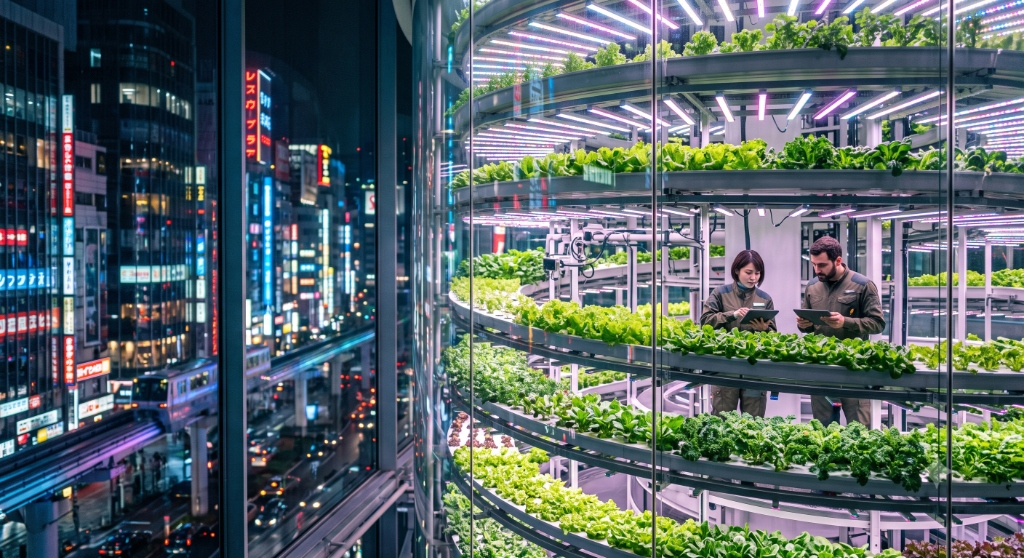
#> input picture dataset/ai_exhibits/gemini_generated_vertical_farm.jpg, 1024 x 558 px
$ python -i aigc_features.py   (imports and definitions only)   (older library calls are emulated)
#> lines starting #> are read from the running program, lines starting #| are printed output that depends on the picture
#> further down, picture is the input picture: PIL image 1024x558 RGB; mean R, G, B 88.2, 101.6, 103.9
"""
Forgify · AIGC Feature Extraction
=================================
Shared feature extraction pipeline for Generative-AI image detection.
Extracts frequency, spatial noise, and chromatic signatures that distinguish
synthetic generative decoders (diffusion/GAN) from physical optical sensors.
"""

from __future__ import annotations

import math
from typing import Any
import numpy as np

try:
    import cv2
except ImportError:  # pragma: no cover
    cv2 = None

from PIL import Image

FEATURE_NAMES: tuple[str, ...] = (
    "spectral_peak",
    "rolloff",
    "high_freq_energy",
    "noise_variance",
    "rg_diff",
    "rb_diff",
    "gb_diff",
    "autocorr_lag2",
    "autocorr_lag4",
    "pseudo_text_ratio",
    "corr_rb",
    "corr_rg",
    "lap_kurtosis",
)


def to_gray(image: np.ndarray) -> np.ndarray:
    """Convert an image array (BGR or RGB) to 2D grayscale."""
    if image.ndim == 2:
        return image
    if cv2 is not None:
        return cv2.cvtColor(image, cv2.COLOR_BGR2GRAY)
    return np.mean(image[:, :, :3], axis=2).astype(np.uint8)


def extract_aigc_features(
    image: np.ndarray | Image.Image,
    ocr: Any = None,
) -> dict[str, float]:
    """Extract numerical feature dict for an input image."""
    if isinstance(image, Image.Image):
        image = np.array(image.convert("RGB"))
        if cv2 is not None:
            image = cv2.cvtColor(image, cv2.COLOR_RGB2BGR)

    if not isinstance(image, np.ndarray) or image.size == 0:
        return {name: 0.0 for name in FEATURE_NAMES}

    # Normalize to 3-channel if grayscale
    if image.ndim == 2:
        image = np.stack([image, image, image], axis=2)

    gray = to_gray(image).astype(np.float32)
    if cv2 is not None:
        gray = cv2.resize(gray, (512, 512), interpolation=cv2.INTER_AREA)
#> gray: shape (512, 512) float32
    else:
        gray = gray[:512, :512]

    # 1. 2-D FFT spectral analysis
    spectrum = np.log1p(np.abs(np.fft.fftshift(np.fft.fft2(gray))))
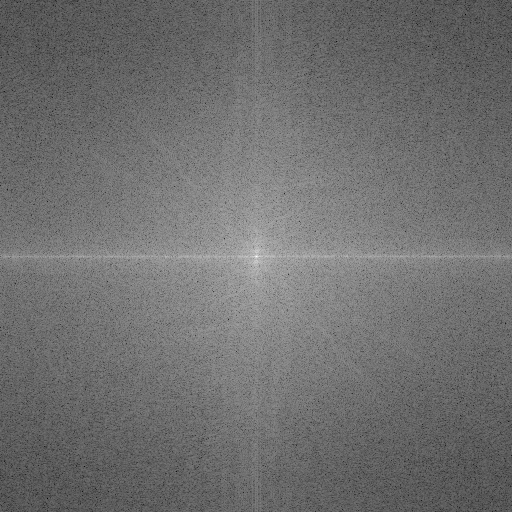
#> spectrum: shape (512, 512) float64; min 1.86, max 17.06, mean 8.51; drawn with min black and max white
    h, w = spectrum.shape
#> h = 512; w = 512
    centre = np.array([h // 2, w // 2])
#> centre = [256, 256]
    yy, xx = np.ogrid[:h, :w]
#> yy = 512 values from 0 to 511
    radius = np.sqrt((yy - centre[0]) ** 2 + (xx - centre[1]) ** 2)
    max_radius = radius.max() if radius.max() > 0 else 1.0
#> max_radius = 362

    outer_mask = radius > max_radius * 0.55
    mid_mask = (radius > max_radius * 0.25) & (radius <= max_radius * 0.55)

    outer = spectrum[outer_mask]
    mid = spectrum[mid_mask]

    spectral_peak = float(outer.max() - np.median(outer)) if outer.size else 0.0
#> spectral_peak = 3.77
    rolloff = float(np.median(mid) - np.median(outer)) if (mid.size and outer.size) else 0.0
#> rolloff = 1.23
    high_freq_energy = float(np.mean(outer)) if outer.size else 0.0
#> high_freq_energy = 7.79

    # 2. Laplacian noise / spatial texture
    if cv2 is not None:
        lap = cv2.Laplacian(gray, cv2.CV_32F)
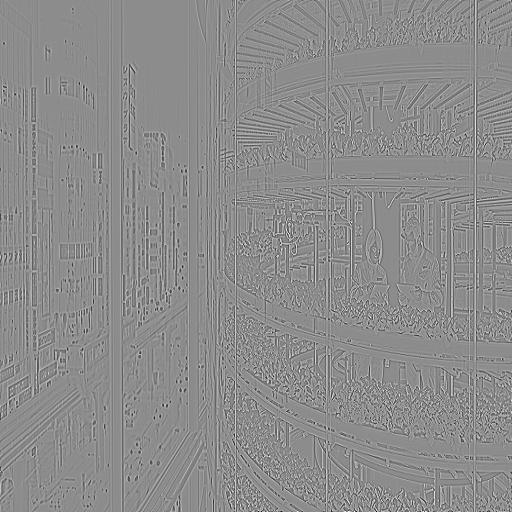
#> lap: shape (512, 512) float32; min -402.9, max 327.7, mean 0; drawn with min black and max white
        noise_variance = float(lap.var())
#> noise_variance = 2799.3
        lap_std = float(lap.std())
#> lap_std = 52.91
        lap_kurtosis = float(np.mean(((lap - float(lap.mean())) / (lap_std + 1e-6)) ** 4)) if lap_std > 1e-4 else 0.0
#> lap_kurtosis = 5.57
    else:
        diff_y = np.diff(gray, axis=0)
        noise_variance = float(np.var(diff_y))
        diff_std = float(np.std(diff_y))
        lap_kurtosis = float(np.mean(((diff_y - float(np.mean(diff_y))) / (diff_std + 1e-6)) ** 4)) if diff_std > 1e-4 else 0.0

    # 3. Chromatic / inter-channel residual covariance & cross-channel correlation
    img_float = image.astype(np.float32)
    b, g, r = img_float[:, :, 0], img_float[:, :, 1], img_float[:, :, 2]
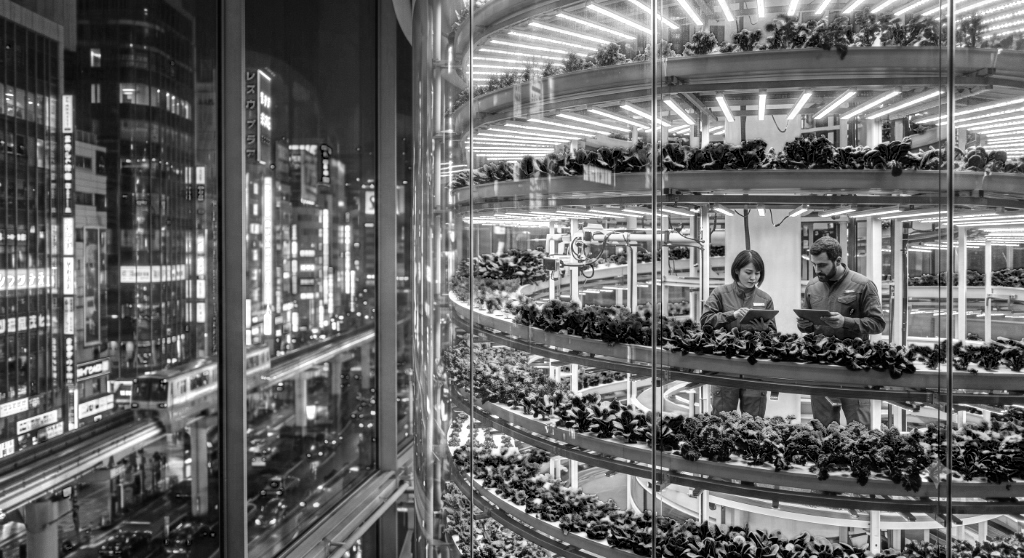
#> b: shape (558, 1024) float32; min 0, max 255, mean 103.9
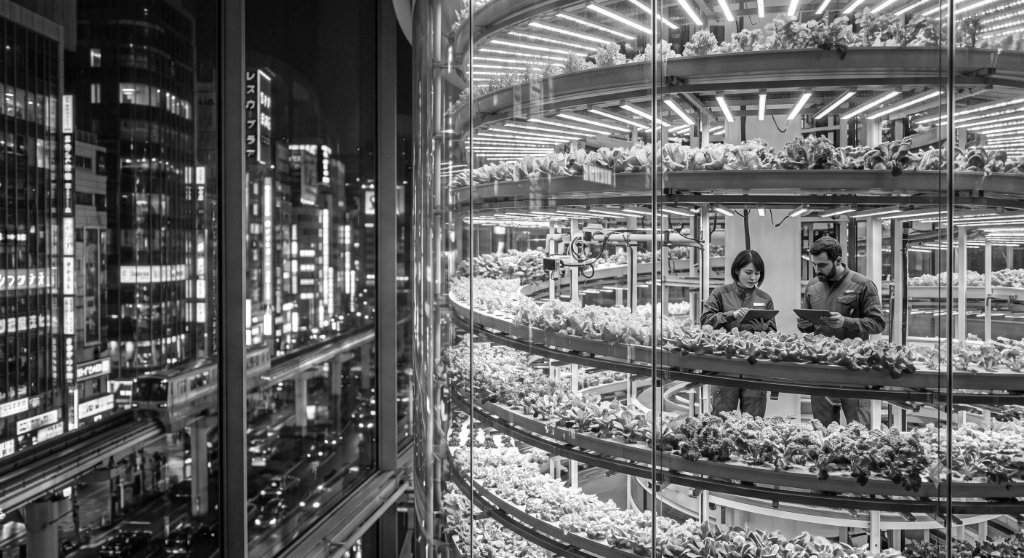
#> g: shape (558, 1024) float32; min 0, max 255, mean 101.6
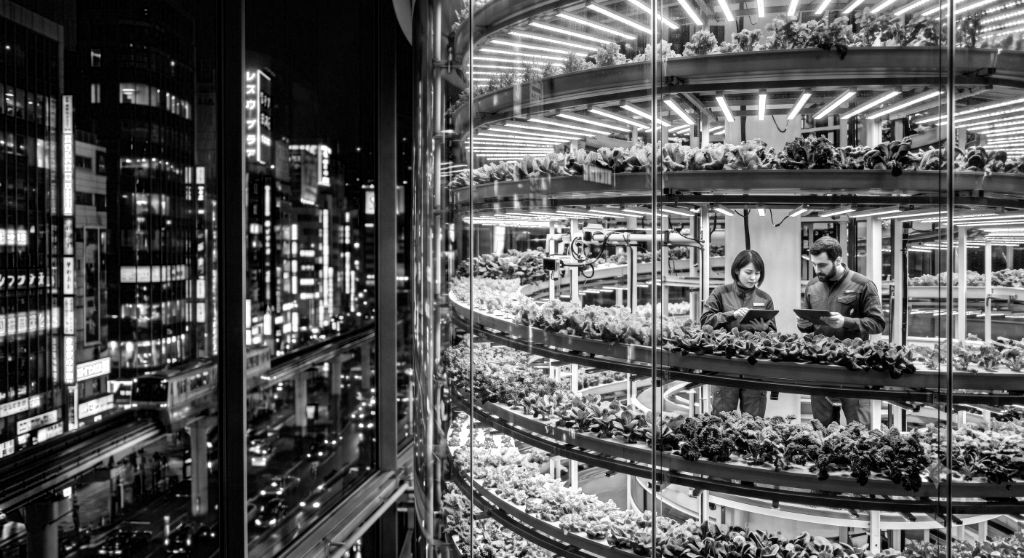
#> r: shape (558, 1024) float32; min 0, max 255, mean 88.2
    rg_diff = float(np.std(r - g))
#> rg_diff = 26.46
    rb_diff = float(np.std(r - b))
#> rb_diff = 42.97
    gb_diff = float(np.std(g - b))
#> gb_diff = 40.23
    try:
        corr_rb = float(np.corrcoef(r.ravel(), b.ravel())[0, 1])
#> corr_rb = 0.802
        corr_rg = float(np.corrcoef(r.ravel(), g.ravel())[0, 1])
#> corr_rg = 0.931
    except Exception:
        corr_rb, corr_rg = 1.0, 1.0
    if not math.isfinite(corr_rb):
        corr_rb = 1.0
    if not math.isfinite(corr_rg):
        corr_rg = 1.0

    # 4. Residual noise autocorrelation (detects periodic transposed-conv upsampling)
    corr2, corr4 = 0.0, 0.0
    if cv2 is not None:
        blurred = cv2.GaussianBlur(gray, (5, 5), 1.0)
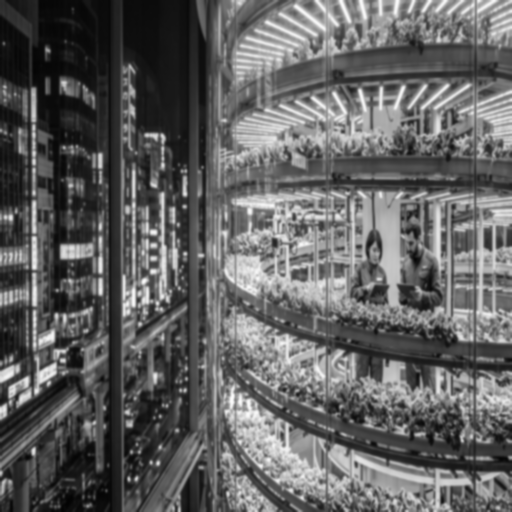
#> blurred: shape (512, 512) float32; min 3.07, max 251, mean 97.9
        noise = gray - blurred
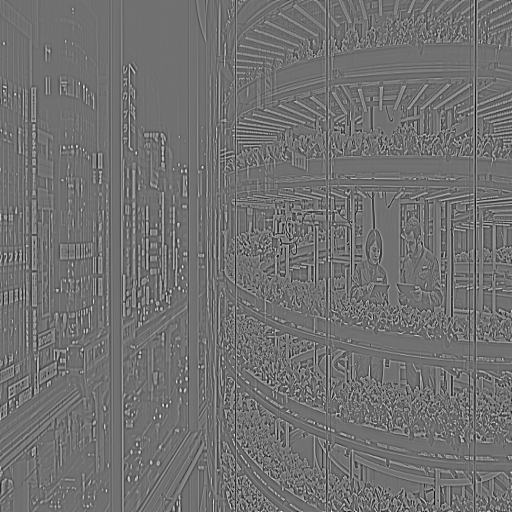
#> noise: shape (512, 512) float32; min -83.61, max 105.2, mean 0; drawn with min black and max white
        if float(np.std(noise)) > 1e-4:
            try:
                corr2 = float(np.corrcoef(noise[:, :-2].ravel(), noise[:, 2:].ravel())[0, 1])
#> corr2 = -0.158
                corr4 = float(np.corrcoef(noise[:, :-4].ravel(), noise[:, 4:].ravel())[0, 1])
#> corr4 = 0.0245
            except Exception:
                pass

    # 5. OCR pseudo-glyph ratio (diffusion text hallucination)
    pseudo_text_ratio = 0.0
    if ocr is not None:
        words = getattr(ocr, "words", []) or []
        if words:
            low_conf = [w for w in words if 0 <= float(w.get("conf", 100)) < 45]
            pseudo_text_ratio = float(len(low_conf) / len(words))

    features = {
        "spectral_peak": round(spectral_peak, 4),
        "rolloff": round(rolloff, 4),
        "high_freq_energy": round(high_freq_energy, 4),
        "noise_variance": round(noise_variance, 4),
        "rg_diff": round(rg_diff, 4),
        "rb_diff": round(rb_diff, 4),
        "gb_diff": round(gb_diff, 4),
        "autocorr_lag2": round(corr2, 4),
        "autocorr_lag4": round(corr4, 4),
        "pseudo_text_ratio": round(pseudo_text_ratio, 4),
        "corr_rb": round(corr_rb, 4),
        "corr_rg": round(corr_rg, 4),
        "lap_kurtosis": round(lap_kurtosis, 4),
    }

    # Ensure finite floats
    for k, v in features.items():
        if not math.isfinite(v):
            features[k] = 0.0
#> this loop made 13 passes
#> (k, v) on passes 1 to 12: ('spectral_peak', 3.77), ('rolloff', 1.23), ('high_freq_energy', 7.79), ('noise_variance', 2799.3), ('rg_diff', 26.46), ('rb_diff', 42.97), ('gb_diff', 40.23), ('autocorr_lag2', -0.158), ('autocorr_lag4', 0.0245), ('pseudo_text_ratio', 0), ('corr_rb', 0.802), ('corr_rg', 0.931)
#> after the loop, features = 13 items

    return features


def extract_feature_vector(
    image: np.ndarray | Image.Image,
    ocr: Any = None,
) -> list[float]:
    """Return a flat list of features aligned with FEATURE_NAMES."""
    feat_dict = extract_aigc_features(image, ocr)
    return [feat_dict[name] for name in FEATURE_NAMES]

>>> from PIL import Image
>>> picture = Image.open('../../../dataset/ai_exhibits/gemini_generated_vertical_farm.jpg')
>>> result = extract_aigc_features(picture)
#> result = 13 items
